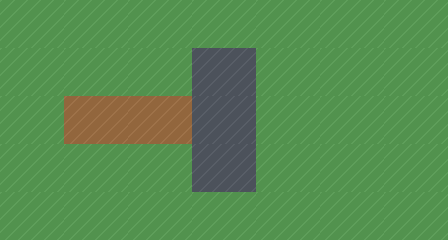

A level layout from a 2D game, rendered from its tile map. Below: a short description, then the map file with its tile-grid data intact:
An orthogonal 7x5 tile map with 64x48 px tiles, 1 tile layer (Ground) and 2 objects (Scout, Destination).

<map version="1.10" orientation="orthogonal" renderorder="right-down" width="7" height="5" tilewidth="64" tileheight="48" infinite="0" nextlayerid="3" nextobjectid="3">
 <tileset firstgid="1" source="square.tsx" />
 <layer id="1" name="Ground" width="7" height="5"><data encoding="csv">
1,1,1,1,1,1,1,
1,1,1,3,1,1,1,
1,2,2,3,1,1,1,
1,1,1,3,1,1,1,
1,1,1,1,1,1,1
 </data></layer>
 <objectgroup id="2" name="Actors">
  <object id="1" name="Scout" x="32" y="120"><point /><properties><property name="AStar" type="class"><properties>
   <property name="layer" value="Ground" /><property name="tileX" type="int" value="0" /><property name="tileY" type="int" value="2" />
   <property name="rover" type="bool" value="true" />
   <property name="affinities" type="class"><properties><property name="mud" type="float" value="0.5" /></properties></property>
   <property name="aversions" type="class"><properties><property name="mud" type="float" value="1" /></properties></property>
   <property name="movePoints" type="class"><properties><property name="max" type="float" value="200" /><property name="current" type="float" value="200" /></properties></property>
  </properties></property></properties></object>
  <object id="2" name="Destination" x="416" y="120"><point /><properties><property name="AStar" type="class"><properties>
   <property name="layer" value="Ground" /><property name="tileX" type="int" value="6" /><property name="tileY" type="int" value="2" />
  </properties></property></properties></object>
 </objectgroup>
</map>
